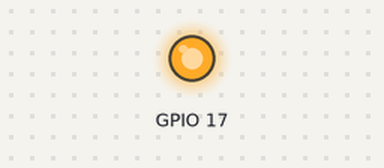
Recording of a sketch running on a simulated ESP32. Shown: output pins drawn as LEDs (lit = HIGH). What the sketch prints to the serial monitor is not drawn.

Above: at 0.1 s.
Timing chart, 0 to 2.0 s (numbered marks = the images above):
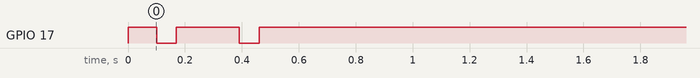

The sketch:

ESP32_SCANTOOL.ino
```cpp
#include <HardwareSerial.h>
#include <WiFi.h>
#include <WebServer.h>
#include <ArduinoJson.h>

#define DEBUG_SERIAL Serial

const char* ssid = "ScantoolHonda"; // SSID dari ESP32 sebagai server (Lokal tidak terkoneksi internet)
const char* password = ""; // Sengaja tidak diberi Password
IPAddress local_IP(192, 168, 4, 1); // IP Adress bisa di setting sendiri
IPAddress gateway(192, 168, 4, 1);
IPAddress subnet(255, 255, 255, 0);

byte WAKEUP[]    = { 0xFE, 0x04, 0x72, 0x8C };
byte TABLE[]     = { 0x72, 0x05, 0x71, 0x17, 0x01 };
byte buff[29];
byte buffCount = 0;

int   OBD_RPM = 0;
float OBD_TPS1_MV = 0.0;
float OBD_TPS2_PCT = 0.0;
float OBD_ECT1_MV = 0.0;
int   OBD_ECT2_C = 0;
float OBD_IAT1_MV = 0.0;
int   OBD_IAT2_C = 0;
float OBD_MAP1_MV = 0.0;
int   OBD_MAP2_KPA = 0;
float OBD_BAT_V = 0.0;
float OBD_INJ_MS = 0.0;
float OBD_IGT_DEG = 0.0;
int   OBD_SPEED_KMH = 0;

HardwareSerial obdHonda(2);
WebServer server(80);

struct SensorData {
  int obd_rpm;
  float obd_tps1_mv;
  float obd_tps2_pct;
  float obd_ect1_mv;
  int obd_ect2_c;
  float obd_iat1_mv;
  int obd_iat2_c;
  float obd_map1_mv;
  int obd_map2_kpa;
  float obd_bat_v;
  float obd_inj_ms;
  float obd_igt_deg;
  int obd_speed_kmh;
  String timestamp;
};

#define MAX_DATA_POINTS 20
SensorData dataHistory[MAX_DATA_POINTS];
int currentDataIndex = 0;
bool dataAvailable = false;

unsigned long lastDataUpdateTime = 0;
const unsigned long dataUpdateInterval = 300;

void handleRoot();
void handleData();
void scanTool();
void processAndStoreOBDData();

const char HTML_PAGE[] PROGMEM = R"=====(
<!DOCTYPE html>
<html lang="id">
<head>
  <meta charset="UTF-8">
  <meta name="viewport" content="width=device-width, initial-scale=1.0">
  <title>ScanTool</title>
  <style>
    body {
      font-family: -apple-system, BlinkMacSystemFont, "Segoe UI", Roboto, Helvetica, Arial, sans-serif, "Apple Color Emoji", "Segoe UI Emoji", "Segoe UI Symbol";
      margin: 0;
      padding: 20px;
      background: linear-gradient(135deg, #2D3436 0%, #1E272E 100%);
      color: #E0E0E0;
      line-height: 1.6;
    }
    .header {
      text-align: center;
      margin-bottom: 30px;
      padding: 25px 20px;
      background-color: #1E272E;
      border-radius: 12px;
      color: white;
      box-shadow: 0 5px 20px rgba(0,0,0,0.4);
      border: 1px solid #4A4A4A;
    }
    .title { font-size: 26px; margin: 0 0 5px 0; font-weight: 600; }
    .subtitle { font-size: 18px; margin: 0 0 10px 0; color: #B0B0B0; font-weight: 300; }
    .author { margin-top: 15px; font-style: normal; font-size: 14px; color: #888888;}
    .special-title { color:#FDCB6E; margin-top:10px; font-size: 20px; font-weight: 400; }

    .nav {
      margin-bottom: 25px;
      background-color: #3B3B3B;
      padding: 15px;
      border-radius: 8px;
      text-align: center;
      box-shadow: 0 3px 10px rgba(0,0,0,0.3);
    }
    .nav a {
      margin: 0 12px;
      text-decoration: none;
      color: #E0E0E0;
      font-weight: 500;
      font-size: 15px;
      transition: color 0.2s ease-in-out;
      display: inline-block;
    }
    .nav a:hover { color: #FDCB6E; }

    .readings-container, .data-container {
      background: #2C2C2E;
      padding: 20px;
      border-radius: 12px;
      color: #E0E0E0;
      margin-bottom: 25px;
      box-shadow: 0 4px 15px rgba(0,0,0,0.3);
      border: 1px solid #4A4A4A;
    }
    .readings-container h2 { margin-top:0; color: #A29BFE; font-size: 20px; border-bottom: 1px solid #444; padding-bottom: 10px; margin-bottom: 20px; text-align:center; }

    .data-grid {
      display: grid;
      grid-template-columns: repeat(auto-fit, minmax(180px, 1fr));
      gap: 15px;
    }
    .data-card {
      background-color: #3a3a3c;
      border-radius: 10px;
      padding: 15px;
      text-align: center;
      display: flex;
      flex-direction: column;
      justify-content: center;
      min-height: 100px;
    }
    .data-card .label {
      font-size: 14px;
      color: #b0b0b0;
      margin-bottom: 8px;
    }
    .data-card .value {
      font-size: 2.2rem; /* Ukuran font besar untuk nilai */
      font-weight: bold;
      color: #ffffff;
      line-height: 1.1;
    }
    .data-card .unit {
      font-size: 1rem;
      color: #b0b0b0;
      margin-left: 4px;
    }

    .table-responsive-wrapper {
      overflow-x: auto;
      width: 100%;
    }
    table {
      width: 100%;
      border-collapse: collapse;
      margin-top: 0;
      background: transparent;
      color: #E0E0E0;
      font-size: 14px;
    }
    th, td {
      border: 1px solid #454d55;
      padding: 10px 12px;
      text-align: left;
      white-space: nowrap;
    }
    th {
      background-color: #343a40;
      color: #F8F9FA;
      font-weight: 600;
      font-size: 13px;
    }
    tr:nth-child(even) { background-color: #31353a; }

    @media (max-width: 480px) {
      .data-grid {
        grid-template-columns: repeat(auto-fit, minmax(140px, 1fr));
      }
      .data-card .value { font-size: 1.8rem; }
    }
  </style>
</head>
<body>
  <div class="header">
    <h1 class="title">SMK GAJAH MADA BANYUWANGI</h1>
    <h2 class="subtitle">PROGRAM KEAHLIAN TEKNIK ELEKTRONIKA</h2>
  </div>
  <div class="nav">
    <h1 class="special-title">SCANTOOL HONDA</h1>
  </div>

  <div class="readings-container">
    <div class="data-grid" id="data-grid-container">
      <div class="data-card"><div class="label">RPM</div><div class="value" id="val-rpm">0</div></div>
      <div class="data-card"><div class="label">TPS VOLT</div><div class="value" id="val-tps-mv">0.0<span class="unit">mV</span></div></div>
      <div class="data-card"><div class="label">TPS</div><div class="value" id="val-tps">0.00<span class="unit">%</span></div></div>
      <div class="data-card"><div class="label">ECT VOLT</div><div class="value" id="val-ect-mv">0.0<span class="unit">mV</span></div></div>
      <div class="data-card"><div class="label">ECT</div><div class="value" id="val-ect">0<span class="unit">°C</span></div></div>
      <div class="data-card"><div class="label">IAT VOLT</div><div class="value" id="val-iat-mv">0.0<span class="unit">mV</span></div></div>
      <div class="data-card"><div class="label">IAT</div><div class="value" id="val-iat">0<span class="unit">°C</span></div></div>
      <div class="data-card"><div class="label">MAP VOLT</div><div class="value" id="val-map-mv">0.0<span class="unit">mV</span></div></div>
      <div class="data-card"><div class="label">MAP</div><div class="value" id="val-map">0<span class="unit">kPa</span></div></div>
      <div class="data-card"><div class="label">BATTERY</div><div class="value" id="val-bat">0.0<span class="unit">V</span></div></div>
      <div class="data-card"><div class="label">INJECTOR</div><div class="value" id="val-inj">0.00<span class="unit">ms</span></div></div>
      <div class="data-card"><div class="label">IGNITION</div><div class="value" id="val-igt">0.0<span class="unit">°</span></div></div>
      <div class="data-card"><div class="label">SPEED</div><div class="value" id="val-speed">0<span class="unit">km/h</span></div></div>
      <div class="data-card"><div class="label"></div><div class="value" id=""><span class="unit"></span></div></div>
      <div class="data-card"><div class="label"></div><div class="value" id=""><span class="unit"></span></div></div>
      <div class="data-card"><div class="label"></div><div class="value" id=""><span class="unit"></span></div></div>
      <div class="data-card"><div class="label"></div><div class="value" id=""><span class="unit"></span></div></div>
      <div class="data-card"><div class="label"></div><div class="value" id=""><span class="unit"></span></div></div>
    </div>
  </div>

  <div class="data-container">
    <h2>History Data</h2>
    <div class="table-responsive-wrapper">
      <table id="dataTable">
        <thead>
          <tr>
            <th>Timestamp</th>
            <th>RPM</th>
            <th>TPS (mV)</th>
            <th>TPS (%)</th>
            <th>ECT (mV)</th>
            <th>ECT (°C)</th>
            <th>IAT (mV)</th>
            <th>IAT (°C)</th>
            <th>MAP (mV)</th>
            <th>MAP (kPa)</th>
            <th>BAT (V)</th>
            <th>INJ (mS)</th>
            <th>IGT (°)</th>
            <th>SPEED (km/h)</th>
          </tr>
        </thead>
        <tbody id="tableBody"></tbody>
      </table>
    </div>
  </div>
  <script>
    function updateData() {
      fetch('/data')
        .then(response => response.json())
        .then(data => {
          if (data && data.length > 0) {
            const latest = data[0];

            document.getElementById('val-rpm').textContent = latest.obd_rpm;
            document.getElementById('val-speed').innerHTML = latest.obd_speed_kmh + '<span class="unit">km/h</span>';
            document.getElementById('val-ect').innerHTML = latest.obd_ect2_c + '<span class="unit">°C</span>';
            document.getElementById('val-bat').innerHTML = latest.obd_bat_v.toFixed(1) + '<span class="unit">V</span>';
            document.getElementById('val-tps').innerHTML = latest.obd_tps2_pct.toFixed(2) + '<span class="unit">%</span>';
            document.getElementById('val-map').innerHTML = latest.obd_map2_kpa + '<span class="unit">kPa</span>';
            document.getElementById('val-iat').innerHTML = latest.obd_iat2_c + '<span class="unit">°C</span>';
            document.getElementById('val-inj').innerHTML = latest.obd_inj_ms.toFixed(2) + '<span class="unit">ms</span>';
            document.getElementById('val-igt').innerHTML = latest.obd_igt_deg.toFixed(1) + '<span class="unit">°</span>';
            document.getElementById('val-tps-mv').innerHTML = latest.obd_tps1_mv.toFixed(1) + '<span class="unit">mV</span>';
            document.getElementById('val-ect-mv').innerHTML = latest.obd_ect1_mv.toFixed(1) + '<span class="unit">mV</span>';
            document.getElementById('val-iat-mv').innerHTML = latest.obd_iat1_mv.toFixed(1) + '<span class="unit">mV</span>';
            document.getElementById('val-map-mv').innerHTML = latest.obd_map1_mv.toFixed(1) + '<span class="unit">mV</span>';

            const tableBody = document.getElementById('tableBody');
            tableBody.innerHTML = '';
            data.forEach(row => {
              const tr = document.createElement('tr');
              tr.innerHTML = `
                <td>${row.timestamp}</td>
                <td>${row.obd_rpm}</td>
                <td>${row.obd_tps1_mv.toFixed(1)}</td>
                <td>${row.obd_tps2_pct.toFixed(2)}</td>
                <td>${row.obd_ect1_mv.toFixed(1)}</td>
                <td>${row.obd_ect2_c}</td>
                <td>${row.obd_iat1_mv.toFixed(1)}</td>
                <td>${row.obd_iat2_c}</td>
                <td>${row.obd_map1_mv.toFixed(1)}</td>
                <td>${row.obd_map2_kpa}</td>
                <td>${row.obd_bat_v.toFixed(1)}</td>
                <td>${row.obd_inj_ms.toFixed(2)}</td>
                <td>${row.obd_igt_deg.toFixed(1)}</td>
                <td>${row.obd_speed_kmh}</td>
              `;
              tableBody.appendChild(tr);
            });
          }
        })
        .catch(error => console.error('Error fetching data:', error));
    }
    document.addEventListener('DOMContentLoaded', updateData);
    setInterval(updateData, 300);
  </script>
</body>
</html>
)=====";

void setup() {
  DEBUG_SERIAL.begin(115200);
  WiFi.mode(WIFI_AP);
  WiFi.softAPConfig(local_IP, gateway, subnet);
  WiFi.softAP(ssid, password);

  DEBUG_SERIAL.print("[SETUP] IP address: ");
  DEBUG_SERIAL.println(WiFi.softAPIP());

  server.on("/", HTTP_GET, handleRoot);
  server.on("/data", HTTP_GET, handleData);

  server.begin();

  pinMode(17, OUTPUT);
  digitalWrite(17, HIGH); delay(100);
  digitalWrite(17, LOW);  delay(70);
  digitalWrite(17, HIGH); delay(120);
  digitalWrite(17, HIGH); delay(100);
  digitalWrite(17, LOW);  delay(70);
  digitalWrite(17, HIGH); delay(120);
  obdHonda.begin(10400, SERIAL_8N1, 16, 17);
  obdHonda.write(WAKEUP, sizeof(WAKEUP));
  delay(100);
}

void loop() {
  server.handleClient();
  unsigned long currentMillis = millis();
  if (currentMillis - lastDataUpdateTime >= dataUpdateInterval) {
    lastDataUpdateTime = currentMillis;
    processAndStoreOBDData();
  }
}

void handleRoot() {
  server.send_P(200, "text/html", HTML_PAGE);
}

void handleData() {
  DynamicJsonDocument doc(8192);
  JsonArray array = doc.to<JsonArray>();

  int points_to_send = 0;
  if (dataAvailable) {
    bool is_full_circular_buffer = (dataHistory[currentDataIndex].timestamp != "");
     if (is_full_circular_buffer) {
      points_to_send = MAX_DATA_POINTS;
    } else {
      points_to_send = currentDataIndex;
    }
  }

  for (int i = 0; i < points_to_send; i++) {
    int index = (currentDataIndex - 1 - i + MAX_DATA_POINTS) % MAX_DATA_POINTS;
    JsonObject dp = array.createNestedObject();
    dp["timestamp"] = dataHistory[index].timestamp;
    dp["obd_rpm"] = dataHistory[index].obd_rpm;
    dp["obd_tps1_mv"] = float(int(dataHistory[index].obd_tps1_mv * 10)) / 10.0;
    dp["obd_tps2_pct"] = float(int(dataHistory[index].obd_tps2_pct * 100)) / 100.0;
    dp["obd_ect1_mv"] = float(int(dataHistory[index].obd_ect1_mv * 10)) / 10.0;
    dp["obd_ect2_c"] = dataHistory[index].obd_ect2_c;
    dp["obd_iat1_mv"] = float(int(dataHistory[index].obd_iat1_mv * 10)) / 10.0;
    dp["obd_iat2_c"] = dataHistory[index].obd_iat2_c;
    dp["obd_map1_mv"] = float(int(dataHistory[index].obd_map1_mv * 10)) / 10.0;
    dp["obd_map2_kpa"] = dataHistory[index].obd_map2_kpa;
    dp["obd_bat_v"] = float(int(dataHistory[index].obd_bat_v * 10)) / 10.0;
    dp["obd_inj_ms"] = float(int(dataHistory[index].obd_inj_ms * 100)) / 100.0;
    dp["obd_igt_deg"] = float(int(dataHistory[index].obd_igt_deg * 10)) / 10.0;
    dp["obd_speed_kmh"] = dataHistory[index].obd_speed_kmh;
  }

  String response;
  serializeJson(doc, response);
  server.send(200, "application/json", response);
}

void scanTool() {
  obdHonda.flush();
  obdHonda.write(TABLE, sizeof(TABLE));
  delay(100);

  buffCount = 0;
  while ((obdHonda.available() > 0) && (buffCount < 29)) {
    buff[buffCount++] = obdHonda.read();
  }
    OBD_RPM = (buff[9] * 256) + buff[10];
    OBD_TPS1_MV = buff[11] * 19.6;
    OBD_TPS2_PCT = buff[12] * 1.57;
    OBD_ECT1_MV = buff[13] * 19.6;
    OBD_ECT2_C = buff[14] - 40;

    if (buff[15] == 255) { OBD_IAT1_MV = 0; OBD_IAT2_C = -40; }
    else { OBD_IAT1_MV = buff[15] * 19.6; OBD_IAT2_C = buff[16] - 40; }

    if (buff[17] == 255) { OBD_MAP1_MV = 0; OBD_MAP2_KPA = 0; }
    else { OBD_MAP1_MV = buff[17] * 19.6; OBD_MAP2_KPA = buff[18]; }

    OBD_BAT_V = buff[19] / 10.0;
    OBD_INJ_MS = ((buff[20] * 256) + buff[21]) * 3.92;
    OBD_IGT_DEG = -64 + buff[22] * 0.5;
    OBD_SPEED_KMH = buff[24];
}

void processAndStoreOBDData() {
  scanTool();
  SensorData newData;
  newData.obd_rpm = OBD_RPM;
  newData.obd_tps1_mv = OBD_TPS1_MV;
  newData.obd_tps2_pct = OBD_TPS2_PCT;
  newData.obd_ect1_mv = OBD_ECT1_MV;
  newData.obd_ect2_c = OBD_ECT2_C;
  newData.obd_iat1_mv = OBD_IAT1_MV;
  newData.obd_iat2_c = OBD_IAT2_C;
  newData.obd_map1_mv = OBD_MAP1_MV;
  newData.obd_map2_kpa = OBD_MAP2_KPA;
  newData.obd_bat_v = OBD_BAT_V;
  newData.obd_inj_ms = OBD_INJ_MS;
  newData.obd_igt_deg = OBD_IGT_DEG;
  newData.obd_speed_kmh = OBD_SPEED_KMH;

  unsigned long currentMillis = millis();
  unsigned long seconds = currentMillis / 1000;
  unsigned long minutes = seconds / 60;
  unsigned long hours = minutes / 60;
  newData.timestamp = String(hours % 24) + ":" + String(minutes % 60) + ":" + String(seconds % 60);

  dataHistory[currentDataIndex] = newData;
  currentDataIndex = (currentDataIndex + 1) % MAX_DATA_POINTS;
  if (!dataAvailable && currentDataIndex > 0) {
    dataAvailable = true;
  }
}
```
